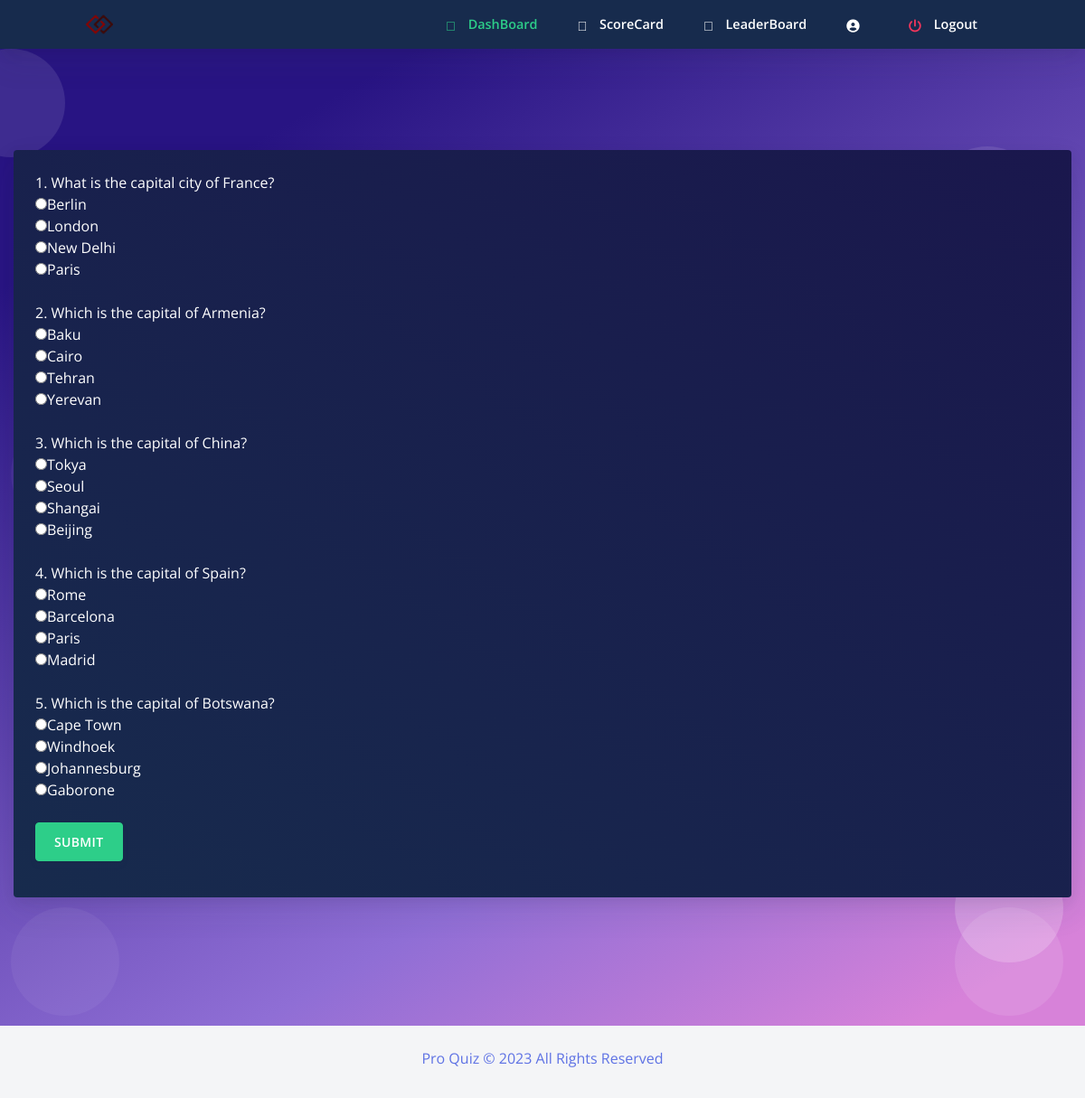
The page /quiz_frontend/takeq.php?qid=1 on the database its author committed.
### tables this page shows
CREATE TABLE `questions` (
  `qs` varchar(200) NOT NULL,
  `op1` varchar(30) NOT NULL,
  `op2` varchar(30) NOT NULL,
  `op3` varchar(30) NOT NULL,
  `op4` varchar(30) NOT NULL,
  `answer` varchar(30) NOT NULL,
  `quizid` int(11) NOT NULL,
  `question_id` int(20) NOT NULL
);

### quiz_frontend/takeq.php (the view, shortened to what this page needs)
<html>
<?php require ("header.php");?>
<?php
require_once 'sql.php';
                $conn = mysqli_connect($host, $user, $ps, $project);if (!$conn) {
    echo "<script>alert(\"Database error retry after some time !\")</script>";
}
?>
  <body class="bg-white" id="top">
    <nav
      id="navbar-main"
      class="
        navbar navbar-main navbar-expand-lg
        bg-default
        navbar-light
        position-sticky
        top-0
        shadow
        py-0
      "
    >
      <div class="container">
        <ul class="navbar-nav navbar-nav-hover align-items-lg-center">
          <li class="nav-item dropdown">
            <a href="index.php" class="navbar-brand mr-lg-5 text-white">
                               <img src="assets/img/logo.png" />
            </a>
          </li>
        </ul>
        <div class="navbar-collapse collapse bg-default" id="navbar_global">
          <ul class="navbar-nav align-items-lg-center ml-auto">
				 <li class="nav-item">
              <a href="homestud.php" class="nav-link">
                <span class="text-success nav-link-inner--text font-weight-bold"
                  ><i class="text-success fad fa-home"></i> DashBoard</span
                >
              </a>
            </li>
			 <li class="nav-item">
              <a href="studscorecard.php" class="nav-link">
                <span class="text-white nav-link-inner--text font-weight-bold"
                  ><i class="text-white fad fa-poll"></i> ScoreCard</span
                >
              </a>
            </li>
			 <li class="nav-item">
              <a href="studleaderboard.php" class="nav-link">
                <span class="text-white nav-link-inner--text font-weight-bold"
                  ><i class="text-white fad fa-award"></i> LeaderBoard</span
                >
              </a>
            </li>
			 <li class="nav-item">
              <a href="studprofile.php" class="nav-link">
                <span class="text-white nav-link-inner--text font-weight-bold"
                  ><i class="text-white fas fa-user-circle"></i> <?php echo $dbname ?></span
                >
              </a>
            </li>
		   <li class="nav-item">
              <a href="logout.php" class="nav-link">
                <span class="text-white nav-link-inner--text font-weight-bold"
                  ><i class="text-danger fas fa-power-off"></i> Logout</span
                >
              </a>
            </li>
          </ul>
        </div>
      </div>
    </nav>
  <section class="section section-shaped section-lg">
    <div class="shape shape-style-1 shape-primary">
      <span></span>
      <span></span>
      <span></span>
      <span></span>
      <span></span>
      <span></span>
      <span></span>
      <span></span>
      <span></span>
      <span></span>
    </div>
<div class="container-fluid">
<div class="row">
            <div class="col-sm-12 mb-3">
              <div class="card card-body bg-gradient-default text-white mt-3">
<?php
        if(isset($_GET["qid"])){
        $qid=$_GET["qid"];
            $sql ="select * from questions where quizid='{$qid}'";
            $res=mysqli_query($conn,$sql);
            if($res)
            {
                if(mysqli_num_rows($res)==0)
                {
                    echo "No questions found under this quiz please come later";
                }else{
                $i=1;
                $j=0;
                echo "<form method=\"POST\" class=\" form-group\">";
                while ($row = mysqli_fetch_assoc($res)) {
                    echo $i.". ".$row["qs"]."<br>";
                    echo "<input class=\" \" type=\"radio\" value=\"".$j."\" name=\"ans".$i.$j."\">".$row["op1"]."<br>";
                    echo "<input type=\"radio\" value=\"".($j+1)."\" name=\"ans".$i.$j."\">".$row["op2"]."<br>";
                    echo "<input type=\"radio\" value=\"".($j+2)."\"name=\"ans".$i.$j."\">".$row["op3"]."<br>";
                    echo "<input type=\"radio\"value=\"".($j+3)."\" name=\"ans".$i.$j."\">".$row["answer"]."<br><br>";
                    $i++;
                }
                echo "<input id=\"btn\" type=\"submit\" name=\"submit\" value=\"submit\"  class=\" btn btn-success \">";
                echo "</form>";
            }
            }
            else
            {
                echo "error".mysqli_error($conn).".";
            }
     } ?>
                  </div>
                </div>
              </div>
 </div>
 </section>
    <?php require("footer.php");?>
</body>
</html>

### quiz_frontend/header.php (shortened to what this page needs)
<head>
	<link rel="stylesheet" href="https://cdn.jsdelivr.net/npm/bootstrap@4.1.3/dist/css/bootstrap.min.css"
>
	<link rel="stylesheet" href="https://pro.fontawesome.com/releases/v5.10.0/css/all.css"
/>
  <link href="https://use.fontawesome.com/releases/v5.0.6/css/all.css" rel="stylesheet">
  <link rel="stylesheet" href="assets/css/creativetim.min.css" type="text/css">
</head>

### quiz_frontend/footer.php (shortened to what this page needs)
<footer class="footer " id="bottom">
           <h6 class="text-primary text-center font-weight-400 mb-2">Pro Quiz &copy; 2023 All Rights Reserved</h6>
                             </footer>

### rows shown on the page
questions: qs "What is the capital city of France?", op1 "Berlin", op2 "London", op3 "New Delhi", answer "Paris"
questions: qs "Which is the capital of Armenia?", op1 "Baku", op2 "Cairo", op3 "Tehran", answer "Yerevan"
questions: qs "Which is the capital of China?", op1 "Tokya", op2 "Seoul", op3 "Shangai", answer "Beijing"
questions: qs "Which is the capital of Spain?", op1 "Rome", op2 "Barcelona", op3 "Paris", answer "Madrid"
questions: qs "Which is the capital of Botswana?", op1 "Cape Town", op2 "Windhoek", op3 "Johannesburg", answer "Gaborone"
